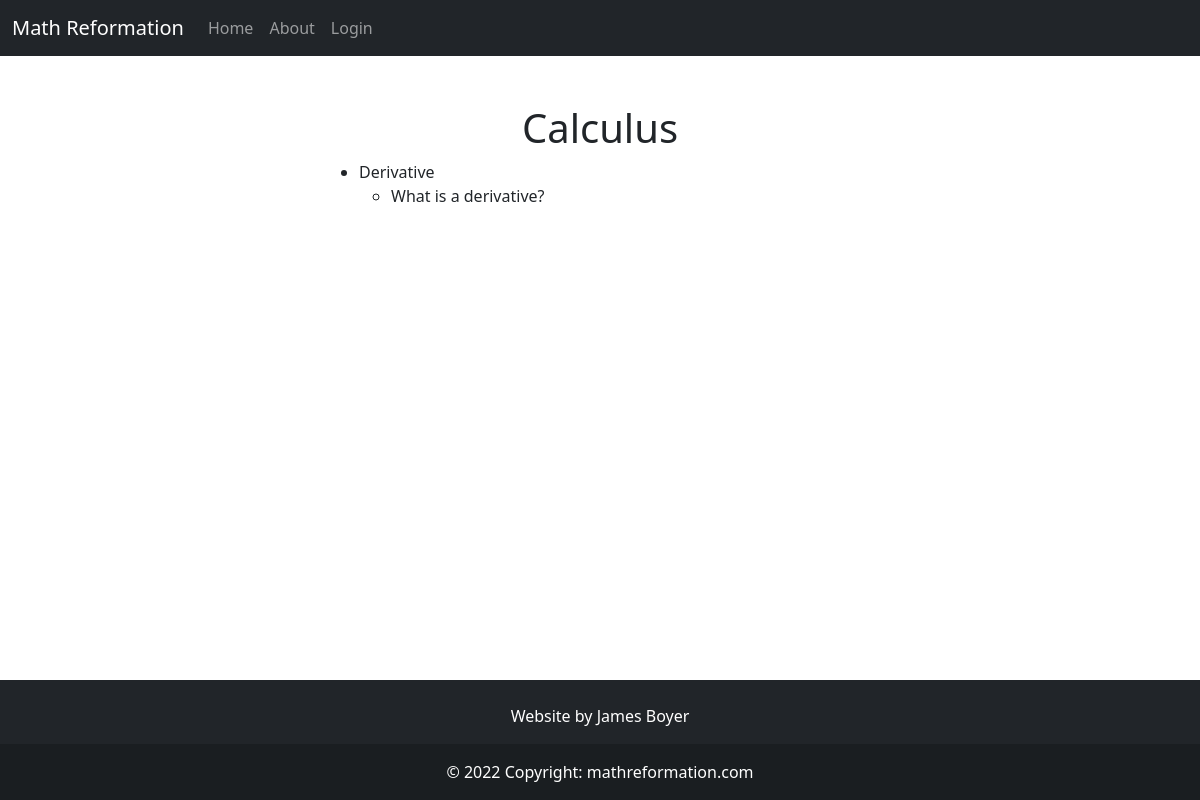
Page /category/calculus on the earlier database version.
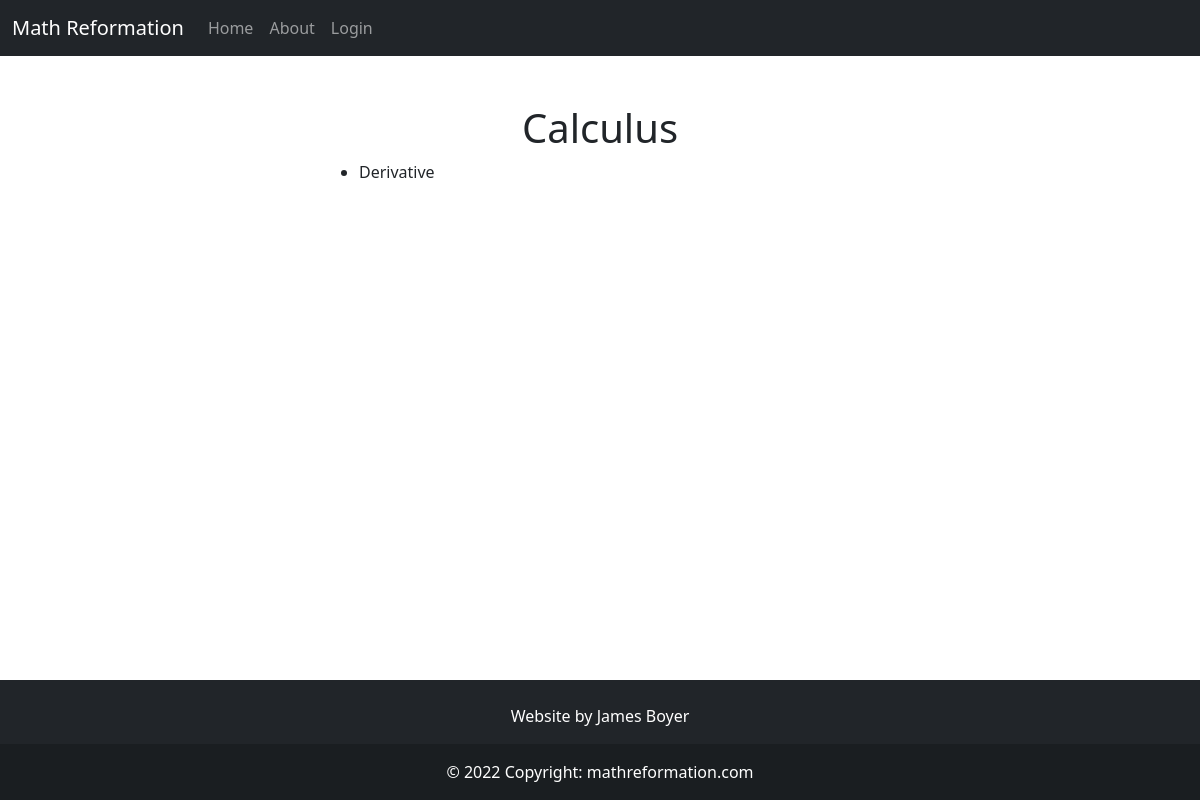
Same page on the later database version.
### app/models.py (models this page shows, shortened)
class Category(db.Model):
    id = db.Column(db.Integer, primary_key=True)
    name = db.Column(db.String(50), nullable=False, unique=True)
    path = db.Column(db.String(50))
    body = db.Column(db.String(), index=True, unique=True)
    header = db.Column(db.String(), index=True, unique=True)
    category_type = db.Column(db.String(15))
    parents = db.relationship('Category',secondary=parent_child_table,
        primaryjoin=id == parent_child_table.c.ChildId,
        secondaryjoin=id == parent_child_table.c.ParentId,
        backref= db.backref('children'))

class Article(db.Model):
    id = db.Column(db.Integer, primary_key=True)
    name = db.Column(db.String(64), index=True, unique=True)
    path = db.Column(db.String(50))
    date_added = db.Column(db.DateTime, nullable=False,
        default=datetime.utcnow)
    categories = db.relationship('Category', secondary = article_categories_table,
                                 backref=db.backref('articles', lazy=True), lazy=True)
    body = db.Column(db.String(), index=True, unique=True)
    header = db.Column(db.String(), index=True, unique=True)
    user_id = db.Column(db.Integer, db.ForeignKey('user.id'))

### app/main/routes.py (the view)
@bp.route("/category/<path>")
def category_page(path):
    category = db.first_or_404(Category.query.filter_by(path=path))
    return render_template('main/category.html', category=category)

### app/templates/main/category.html
{% extends "base.html" %}
{% block content %}
<h1 class="text-center">{{ category.name }}</h1>
<ul>
    {% for category_child in category.children %}
    <li>
        <a href = {{ url_for('main.category_page', path=category_child.path)}}>
            {{ category_child.name }}
        </a>
        <ul>
            {% for article in category_child.articles %}
            <li>
                <a href = {{ url_for('main.article_page', path=article.path)}}>
                    {{ article.name }}
                </a>
            </li>
            {% endfor %}
        </ul>
    </li>
    {% endfor %}
</ul>
{% endblock %}

### app/templates/base.html (shortened to what this page needs)
<!DOCTYPE html>
<html lang="en">
    <head>
        <link href="https://cdn.jsdelivr.net/npm/bootstrap@5.0.2/dist/css/bootstrap.min.css" rel="stylesheet">
        <link rel="stylesheet" href="{{ url_for('static', filename='style.css') }}">
    </head>
    <body class="d-flex flex-column min-vh-100">
        <nav class="navbar navbar-expand-sm bg-dark navbar-dark sticky-top">
            <div class="container-fluid">
                <a class="navbar-brand">Math Reformation</a>
                <div class="collapse navbar-collapse" id="collapsibleNavbar">
                    <ul class="navbar-nav">
                        <li class="nav-item">
                            <a class="nav-link" href="{{ url_for('main.index')}}">Home</a>
                        </li>
                        <li class="nav-item">
                            <a class="nav-link" href="{{ url_for('main.about')}}">About</a>
                        </li>
                    </ul>
                    <ul class="nav navbar-nav navbar-right">
                        {% if current_user.is_anonymous %}
                        <li class="nav-item">
                            <a class="nav-link" href="{{ url_for('auth.login') }}">Login</a>
                        </li>
                        {% else %}
                        <li class="nav-item">
                            <p>Welcome {{ current_user.username }}!</p>
                        </li>
                        <li>
                            <a class="nav-link" href="{{ url_for('auth.logout') }}">Logout</a>
                            {% endif %}
                    </ul>
                </div>
            </div>
        </nav>
        <div class="wrapper flex-grow-1">
            <div class="container mt-5">
                <div class="row">
                    <div class="col-3"></div>
                    <div class="col-6">
                        {% block content %}
                        {% endblock %}
                    </div>
                    <div class="col-3"></div>
                </div>
            </div>
        </div>
        <footer class="bg-dark text-center text-white">
            <div class="container p-4 pb-0">
                <section class="mb-2">
                    <p>Website by James Boyer</p>
                </section>
            </div>
            <div class="text-center p-3" style="background-color: rgba(0, 0, 0, 0.2);">
                © 2022 Copyright:
                <a class="text-white" href="mathreformation.com">mathreformation.com</a>
            </div>
        </footer>
    </body>
</html>

### app/static/style.css (style rules this page uses)
a { all: unset; }

Differences in the rows shown:
changed Category "Derivative": loses Article (name "What is a derivative?")
